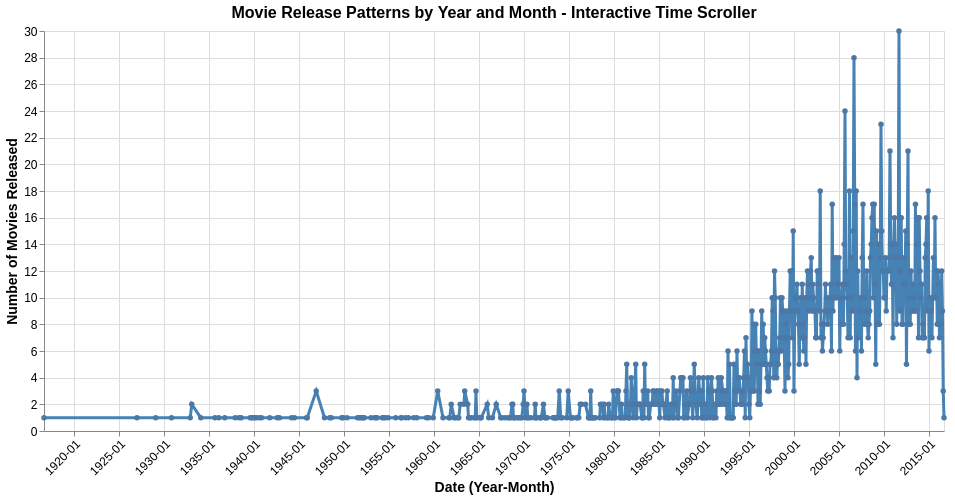

Notebook code for this chart:
### Code cell
import altair as alt
import pandas as pd

# Load data
movies_credits = pd.read_csv('movies_and_credits.csv')

# Convert release_date to datetime
movies_credits['release_date'] = pd.to_datetime(
    movies_credits['release_date'], 
    format='%m/%d/%Y', 
    errors='coerce'
)

# Drop rows with invalid dates
movies_credits = movies_credits.dropna(subset=['release_date'])

# Create year-month column
movies_credits['year_month'] = movies_credits['release_date'].dt.to_period('M').dt.to_timestamp()

# Group by year-month and count movies
monthly_data = movies_credits.groupby('year_month').size().reset_index(name='count')

# Get year range for sliders
min_year = int(movies_credits['release_date'].dt.year.min())
max_year = int(movies_credits['release_date'].dt.year.max())

# Create year sliders
start_year = alt.param(
    name='start_year',
    value=min_year,
    bind=alt.binding_range(min=min_year, max=max_year-1, step=1, name='Start Year: ')
)

end_year = alt.param(
    name='end_year',
    value=max_year,
    bind=alt.binding_range(min=min_year+1, max=max_year, step=1, name='End Year: ')
)

# Create the chart with filtering
chart = alt.Chart(monthly_data).transform_calculate(
    year='year(datum.year_month)'
).transform_filter(
    (alt.datum.year >= start_year) & (alt.datum.year <= end_year)
).mark_line(
    point=True,
    color='steelblue',
    size=3
).encode(
    x=alt.X('year_month:T', 
            title='Date (Year-Month)',
            axis=alt.Axis(format='%Y-%m', labelAngle=-45)),
    y=alt.Y('count:Q', 
            title='Number of Movies Released',
            scale=alt.Scale(zero=True)),
    tooltip=[
        alt.Tooltip('year_month:T', title='Month', format='%B %Y'),
        alt.Tooltip('count:Q', title='Movies Released')
    ]
).properties(
    width=900,
    height=400,
    title='Movie Release Patterns by Year and Month - Interactive Time Scroller'
).add_params(
    start_year,
    end_year
).configure_axis(
    labelFontSize=12,
    titleFontSize=14
).configure_title(
    fontSize=16,
    anchor='middle'
)

chart

### Figure 1 — Vega-Lite specification as saved in the notebook (floating-point values rounded to 4 significant figures; data arrays with more than 128 entries replaced by an {"elided": "..."} marker saying what was removed)
{"config": {"view": {"continuousWidth": 300, "continuousHeight": 300}, "axis": {"labelFontSize": 12, "titleFontSize": 14}, "title": {"anchor": "middle", "fontSize": 16}}, "data": {"name": "data-bc193798317d6dc796d3d4cb5de98588"}, "mark": {"type": "line", "color": "steelblue", "point": true, "size": 3}, "encoding": {"tooltip": [{"field": "year_month", "format": "%B %Y", "title": "Month", "type": "temporal"}, {"field": "count", "title": "Movies Released", "type": "quantitative"}], "x": {"axis": {"format": "%Y-%m", "labelAngle": -45}, "field": "year_month", "title": "Date (Year-Month)", "type": "temporal"}, "y": {"field": "count", "scale": {"zero": true}, "title": "Number of Movies Released", "type": "quantitative"}}, "height": 400, "params": [{"name": "start_year", "bind": {"input": "range", "max": 2015, "min": 1916, "name": "Start Year: ", "step": 1}, "value": 1916}, {"name": "end_year", "bind": {"input": "range", "max": 2016, "min": 1917, "name": "End Year: ", "step": 1}, "value": 2016}], "title": "Movie Release Patterns by Year and Month - Interactive Time Scroller", "transform": [{"calculate": "year(datum.year_month)", "as": "year"}, {"filter": "((datum.year >= start_year) && (datum.year <= end_year))"}], "width": 900, "$schema": "https://vega.github.io/schema/vega-lite/v5.20.1.json", "datasets": {"data-bc193798317d6dc796d3d4cb5de98588": {"elided": "567 records"}}}
